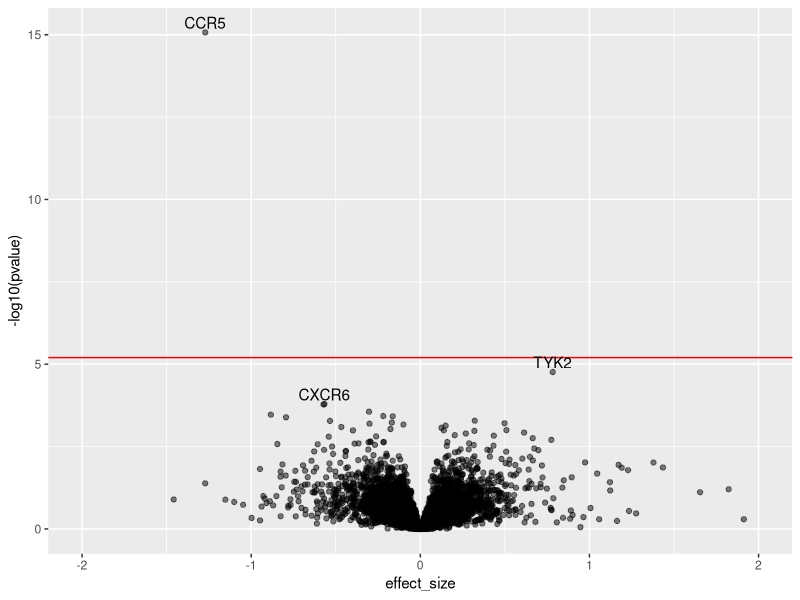
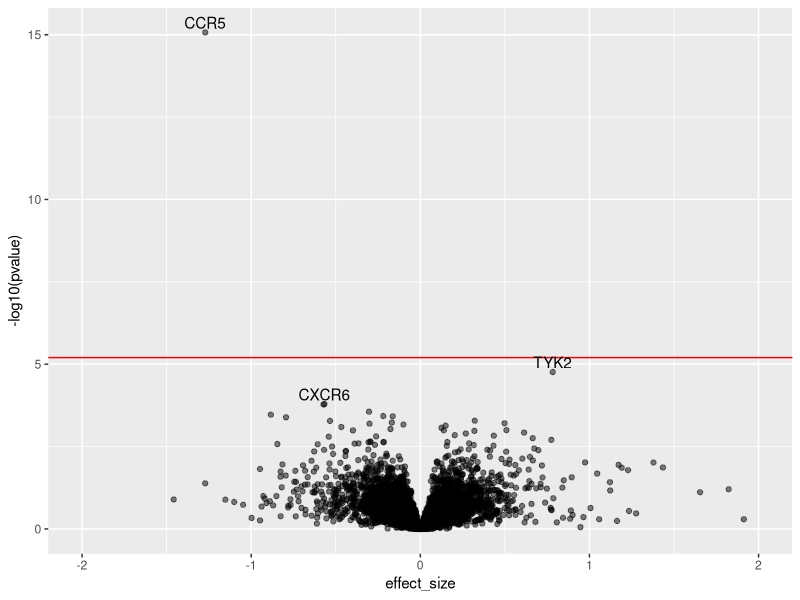

Generate these figures, in order, with R: (Note: this script raises an error after producing the figures.)
## ---- chunk 1
knitr::opts_chunk$set(echo = TRUE)
## ---- chunk 2
library(tidyverse)
## ---- chunk 3
d <- read.csv("hw7_results.csv")
df <- d %>% arrange(pvalue)
dim(df) # 7930 genes
head(df)
## ---- chunk 4
# Bonferroni-adjusted significance threshold: 0.05)/number of genes
bonf <- 0.05/nrow(df)
bonf # threshold: 6.30517e-06

# find top 3 most sig genes
sig <- df[1:3, ]

ggplot(df, aes(x = effect_size, y = -log10(pvalue))) +
  geom_point(alpha = 0.5) +
  xlim(-2, 2) +
  geom_hline(yintercept = -log10(bonf), color = "red") + # bonferonni line
  geom_text(data = sig, aes(label = gene_name), vjust = -0.3) # 3 most sig genes

ggsave("hw7_volcano.pdf")
## ---- chunk 5
# the top 3 genes are: CCR5, TYK2, CXCR6  
top3

# Get the gene_names for genes with p < 0.01
top <- df[df$pvalue <0.01, ]
top # 102 genes 

writeLines(top$gene_name, "genes.txt")
